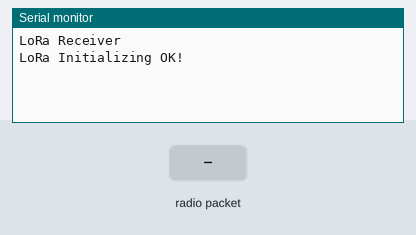
The sketch below on a simulated Arduino Uno, built with avr-gcc and run on an emulated ATmega328P. On the bench: the last lines printed to the serial monitor. Inputs (shaded band) come from the test bench. No radio packets arrive unless stated.

Above: at 1.2 s.
1.3 s: radio packet "Float value:" arrives
At 2.4 s:
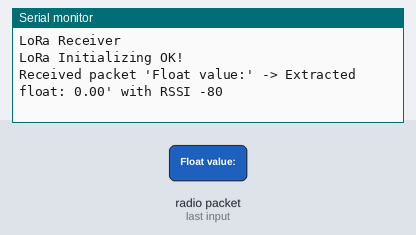
2.8 s: radio packet "5" arrives
At 3.5 s:
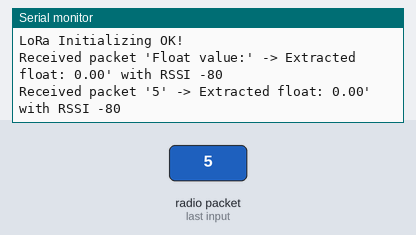

Measured:
- after the input at 1.3 s, the serial monitor: prints a new line at once (image 1)
- after the input at 2.8 s, the serial monitor: prints a new line at once (image 2)

The sketch:

lora_sample.ino
```cpp
//not in use


#include <SPI.h>
#include <LoRa.h>

//define the pins used by the transceiver module
#define ss 5
#define rst 14
#define dio0 2

void setup() {
  //initialize Serial Monitor
  Serial.begin(115200);
  while (!Serial);
  Serial.println("LoRa Receiver");

  //setup LoRa transceiver module
  LoRa.setPins(ss, rst, dio0);

  //replace the LoRa.begin(---E-) argument with your location's frequency
  //433E6 for Asia
  //866E6 for Europe
  //915E6 for North America
  while (!LoRa.begin(865.0625E6)) {
    Serial.println(".");
    delay(500);
  }
  // Change sync word (0xF3) to match the receiver
  // The sync word assures you don't get LoRa messages from other LoRa transceivers
  // ranges from 0-0xFF
  LoRa.setSyncWord(0xF3);
  Serial.println("LoRa Initializing OK!");
}

void loop() {
  // try to parse packet
  int packetSize = LoRa.parsePacket();
  if (packetSize) {
    // received a packet
    Serial.print("Received packet '");

    // read packet
    String LoRaData = "";
    while (LoRa.available()) {
      LoRaData += (char)LoRa.read();
    }
    Serial.print(LoRaData);

    // Extract float value from the received string
    int floatStart = LoRaData.indexOf("Float value: ") + String("Float value: ").length();
    if (floatStart > 0) {
      String floatString = LoRaData.substring(floatStart);
      float receivedFloat = floatString.toFloat();
      Serial.print("' -> Extracted float: ");
      Serial.print(receivedFloat);
    }

    // print RSSI of packet
    Serial.print("' with RSSI ");
    Serial.println(LoRa.packetRssi());
  }
}
```
